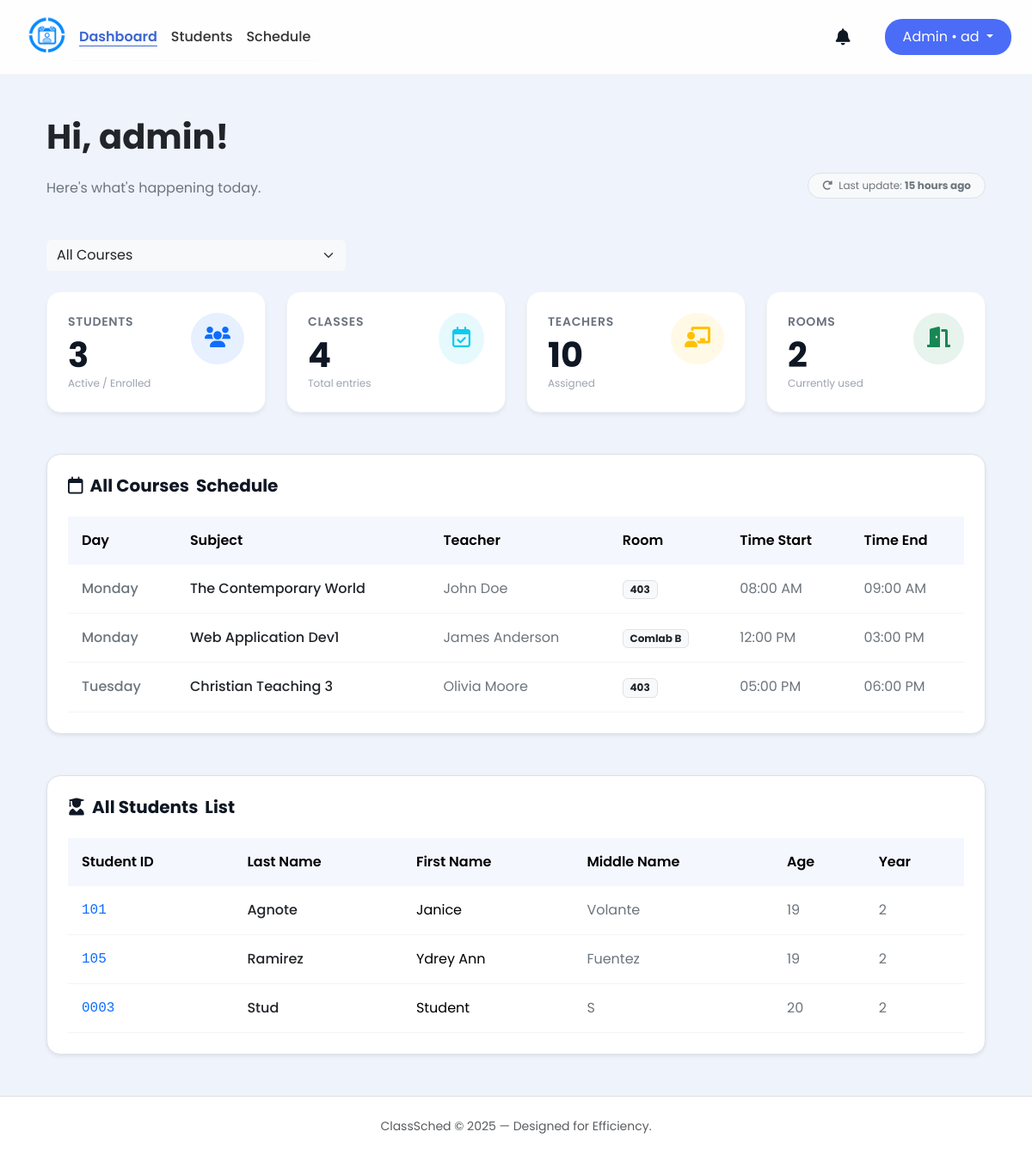
Page /src/admin_dashboard.php (signed in) on the committed database.
### tables this page shows
CREATE TABLE admin_system_log (
        id INTEGER PRIMARY KEY CHECK (id = 1),
        last_activity DATETIME DEFAULT CURRENT_TIMESTAMP
    );

CREATE TABLE schedules (
        id INTEGER PRIMARY KEY AUTOINCREMENT,
        day TEXT NOT NULL,
        subject_id INTEGER NOT NULL,
        teacher_id INTEGER NOT NULL,
        room TEXT(10),
        time_start TIME,
        time_end TIME,
        course_id INTEGER NOT NULL,

        FOREIGN KEY (teacher_id) REFERENCES teachers(id),
        FOREIGN KEY (course_id) REFERENCES courses(id),
        FOREIGN KEY (subject_id) REFERENCES subjects(id)
    );

CREATE TABLE students (
        id INTEGER PRIMARY KEY AUTOINCREMENT,
        user_id INTEGER UNIQUE,
        student_number TEXT(50) NOT NULL,
        last_name TEXT(50) NOT NULL,
        first_name TEXT(50),
        middle_name TEXT(50),
        age INTEGER,
        phone_number TEXT(20),
        course_id INTEGER NOT NULL,
        year_level INTEGER,
        email TEXT(255) UNIQUE,
        last_notification_check DATETIME DEFAULT "1970-01-01 00:00:00",
        FOREIGN KEY (user_id) REFERENCES users(id),
        FOREIGN KEY (course_id) REFERENCES courses(id)
    );

### src/notification.php (called while the page is built, shortened)
<?php
function notif($role = null, $handle_actions = true) {
    $user = $_SESSION["user"];
    $user_id = $user['id'];
    $db = get_db();
    if ($role === 'admin') {
        $last_check_row = $db->querySingle("SELECT last_notification_check FROM users WHERE id = $user_id", true);
        $last_click = ($last_check_row && $last_check_row['last_notification_check']) ? $last_check_row['last_notification_check'] : '1970-01-01 00:00:00';
        $stmt_count = $db->prepare("
            SELECT COUNT(*) FROM notifications
            WHERE is_read = 0
            AND created_at > :last_click
            AND (message LIKE '%bio%' OR message LIKE '%phone%')
        ");
        $stmt_count->bindValue(':last_click', $last_click, SQLITE3_TEXT);
        $unread_count = $stmt_count->execute()->fetchArray()[0];
        $stmt_highlight = $db->prepare("
            SELECT COUNT(*) FROM notifications
            WHERE is_read = 0
            AND (message LIKE '%bio%' OR message LIKE '%phone%')
        ");
        $highlight_count = $stmt_highlight->execute()->fetchArray()[0];
        $notif_result = $db->query("
            SELECT n.*, s.first_name, s.last_name
            FROM notifications n
            LEFT JOIN students s ON n.student_id = s.id
            WHERE (n.message LIKE '%bio%' OR n.message LIKE '%phone%')
            ORDER BY n.created_at DESC LIMIT 10
        ");
    }
    $notifications = [];
    if (isset($notif_result) && $notif_result) {
        while ($row = $notif_result->fetchArray(SQLITE3_ASSOC)) {
            $notifications[] = $row;
        }
    }
    return [
        'unread_count' => $unread_count ?? 0,
        'notifications' => $notifications,
        'highlight_count' => $highlight_count ?? 0
    ];
}

### src/admin_dashboard.php (the view, shortened to what this page needs)
<?php
require_once __DIR__ ."/notification.php";
$db = get_db();
$user = $_SESSION["user"];
$selected_course = isset($_GET['course_id']) ? (int)$_GET['course_id'] : COURSE_ALL;
switch ($selected_course) {
    default:
        $course_name = "All Courses";
        $student_title = "All Students";
        break;
}
if ($selected_course === COURSE_ALL) {
    $student_enrolled = $db->querySingle("SELECT COUNT(id) FROM students");
    $classes_count = $db->querySingle("SELECT COUNT(id) FROM schedules");
    $teachers_count = $db->querySingle("SELECT COUNT(id) FROM teachers");
    $rooms_count = $db->querySingle("SELECT COUNT(DISTINCT room) FROM schedules WHERE room IS NOT NULL AND room != ''");
}
$last_update_text = "Just now";
$last_activity_row = $db->querySingle("SELECT last_activity FROM admin_system_log WHERE id = 1", true);
if ($last_activity_row) {
    $last_update_ts = (int)$last_activity_row['last_activity'];
    $time_diff = time() - $last_update_ts;
    if ($time_diff < 60) {
        $last_update_text = "Just now";
    } else {
        $tokens = [
            31536000 => 'year',
            2592000 => 'month',
            604800 => 'week',
            86400 => 'day',
            3600 => 'hour',
            60 => 'minute',
            1 => 'second'
        ];
        foreach ($tokens as $unit => $text) {
            if ($time_diff < $unit) continue;
            $numberOfUnits = floor($time_diff / $unit);
            $last_update_text = $numberOfUnits . ' ' . $text . (($numberOfUnits > 1) ? 's' : '') . ' ago';
            break;
        }
    }
}
$sql_sched = "
    SELECT
        sch.*,
        sub.subject_name AS subject_name_display,
        t.name AS teacher_name_display
    FROM schedules sch
    LEFT JOIN subjects sub ON sch.subject_id = sub.id
    LEFT JOIN teachers t ON sch.teacher_id = t.id
";
if ($selected_course !== COURSE_ALL) {
    $sql_sched .= " WHERE sch.course_id = :course_id";
} else {
    $sql_sched .= " GROUP BY sch.subject_id, sch.teacher_id, sch.room, sch.time_start, sch.time_end, sch.day";
}
$sql_sched .= " ORDER BY sch.time_start ASC";
$stmt = $db->prepare($sql_sched);
$sched_result = $stmt->execute();
$sql_students = "SELECT * FROM students";
$sql_students .= " ORDER BY last_name ASC";
$stmt_students = $db->prepare($sql_students);
$students_result = $stmt_students->execute();
        ?>
<!DOCTYPE html>
<html lang="en">
<head>
    <link href="https://cdn.jsdelivr.net/npm/bootstrap@5.3.3/dist/css/bootstrap.min.css" rel="stylesheet">
    <link href="https://cdnjs.cloudflare.com/ajax/libs/font-awesome/6.0.0/css/all.min.css" rel="stylesheet">
    <link rel="stylesheet" href="../styles/admin_dashboard.css">
    <link rel="stylesheet" href="../styles/admin.css">
    <link rel="stylesheet" href="../styles/notification.css">
</head>
<body class="d-flex flex-column min-vh-100 position-relative">
    <nav class="navbar navbar-expand-sm sticky-top">
        <div class="container-fluid px-4">
            <div class="d-flex align-items-center">
                <a class="navbar-brand me-0" href="admin_dashboard.php">
                    <img src="../img/logo.png" width="60" height="60">
                </a>
            </div>
            <div class="offcanvas offcanvas-start" tabindex="-1" id="offcanvasNavbar" aria-labelledby="offcanvasNavbarLabel">
                <div class="offcanvas-body">
                    <ul class="navbar-nav justify-content-start flex-grow-1 pe-3">
                        <li class="nav-item"><a class="nav-link active" href="admin_dashboard.php">Dashboard</a></li>
                        <li class="nav-item"><a class="nav-link" href="admin_student_manage.php">Students</a></li>
                        <li class="nav-item"><a class="nav-link" href="admin_schedule.php">Schedule</a></li>
                    </ul>
                </div>
            </div>
            <div class="d-flex align-items-center gap-3">
                <div class="dropdown notification-container me-4 position-relative">
                    <i class="fa-solid fa-bell dropdown-toggle"
                       id="notificationDropdown"
                       data-bs-toggle="dropdown"
                       aria-expanded="false"
                       style="font-size: 1.2rem;">
                    </i>
                </div>
                <div class="dropdown">
                    <button class="btn btn-admin dropdown-toggle" type="button" data-bs-toggle="dropdown">
                        <span class="admin-text">Admin • </span><?php echo htmlspecialchars(substr($user["username"], 0, 2)); ?>
                    </button>
                </div>
            </div>
        </div>
    </nav>
    <div class="container px-4 py-5">
        <div class="row align-items-end mb-5">
            <div class="col-md-6">
                <h1 class="fw-bold text-dark mb-4">Hi, <?php echo htmlspecialchars($user["username"]); ?>!</h1>
                <p class="text-secondary mb-0">Here's what's happening today.</p>
            </div>
            <div class="col-md-6 text-md-end mt-3 mt-md-0">
                <span class="badge bg-light text-secondary border px-3 py-2 rounded-pill fw-normal">
                    <i class="fa-solid fa-rotate-right me-1"></i> Last update: <strong id="last_update_display"><?php echo $last_update_text; ?></strong>
                </span>
            </div>
        </div>
        <div class="row mb-4">
            <div class="col-md-4">
                <select id="course_select" class="form-select bg-light border-0" style="cursor: pointer;" onchange="fetchDashboardData(this.value)">
                    <option value="<?php echo COURSE_ALL; ?>" <?php if($selected_course == COURSE_ALL) echo 'selected'; ?>>All Courses</option>
                </select>
            </div>
        </div>
        <div class="row g-4 mb-5">
            <div class="col-md-3">
                <div class="stats-card">
                    <div class="d-flex justify-content-between align-items-start">
                        <div>
                            <div class="stats-label">Students</div>
                            <div class="stats-number" id="stat_students"><?php echo $student_enrolled; ?></div>
                            <div class="stats-sub">Active / Enrolled</div>
                        </div>
                        <div class="rounded-circle bg-primary bg-opacity-10 text-primary p-3">
                            <i class="fa-solid fa-users fs-4"></i>
                        </div>
                    </div>
                </div>
            </div>
            <div class="col-md-3">
                <div class="stats-card">
                    <div class="d-flex justify-content-between align-items-start">
                        <div>
                            <div class="stats-label">Classes</div>
                            <div class="stats-number" id="stat_classes"><?php echo $classes_count; ?></div>
                            <div class="stats-sub">Total entries</div>
                        </div>
                        <div class="rounded-circle bg-info bg-opacity-10 text-info p-3">
                            <i class="fa-regular fa-calendar-check fs-4"></i>
                        </div>
                    </div>
                </div>
            </div>
            <div class="col-md-3">
                <div class="stats-card">
                    <div class="d-flex justify-content-between align-items-start">
                        <div>
                            <div class="stats-label">Teachers</div>
                            <div class="stats-number" id="stat_teachers"><?php echo $teachers_count; ?></div>
                            <div class="stats-sub">Assigned</div>
                        </div>
                        <div class="rounded-circle bg-warning bg-opacity-10 text-warning p-3">
                            <i class="fa-solid fa-chalkboard-user fs-4"></i>
                        </div>
                    </div>
                </div>
            </div>
            <div class="col-md-3">
                <div class="stats-card">
                    <div class="d-flex justify-content-between align-items-start">
                        <div>
                            <div class="stats-label">Rooms</div>
                            <div class="stats-number" id="stat_rooms"><?php echo $rooms_count; ?></div>
                            <div class="stats-sub">Currently used</div>
                        </div>
                        <div class="rounded-circle bg-success bg-opacity-10 text-success p-3">
                            <i class="fa-solid fa-door-open fs-4"></i>
                        </div>
                    </div>
                </div>
            </div>
        </div>
        <div class="bg-white rounded-4 shadow-sm border p-4 mb-5">
            <h5 class="fw-bold mb-4 d-flex align-items-center gap-2">
                <i class="fa-regular fa-calendar text-brand-blue"></i>
                <span id="header_course_name"><?php echo $course_name; ?></span> Schedule
            </h5>
            <div class="table-responsive">
                <table class="table custom-table table-hover mb-0">
                    <thead>
                        <tr>
                            <th>Day</th>
                            <th>Subject</th>
                            <th>Teacher</th>
                            <th>Room</th>
                            <th>Time Start</th>
                            <th>Time End</th>
                        </tr>
                    </thead>
                    <tbody id="schedule_table_body">
                        <?php while ($row = $sched_result->fetchArray(SQLITE3_ASSOC)): ?>
                        <tr>
                            <td class="fw-medium text-secondary"><?php echo htmlspecialchars($row['day'] ?? '--'); ?></td>
                            <td class="fw-medium text-dark"><?php echo htmlspecialchars($row['subject_name_display'] ?? 'Unknown Subject'); ?></td>
                            <td class="text-secondary"><?php echo htmlspecialchars($row['teacher_name_display'] ?? 'Unknown Teacher'); ?></td>
                            <td><span class="badge bg-light text-dark border"><?php echo htmlspecialchars($row['room'] ?? 'TBA'); ?></span></td>
                            <td class="text-secondary">
                                <?php echo !empty($row['time_start']) ? date("h:i A", strtotime($row['time_start'])) : '--:--'; ?>
                            </td>
                            <td class="text-secondary">
                                <?php echo !empty($row['time_end']) ? date("h:i A", strtotime($row['time_end'])) : '--:--'; ?>
                            </td>
                        </tr>
                        <?php endwhile; ?>
                    </tbody>
                </table>
            </div>
        </div>
        <div class="bg-white rounded-4 shadow-sm border p-4">
            <h5 class="fw-bold mb-4 d-flex align-items-center gap-2">
                <i class="fa-solid fa-user-graduate text-brand-blue"></i>
                <span id="header_student_title"><?php echo $student_title; ?></span> List
            </h5>
            <div class="table-responsive">
                <table class="table custom-table table-hover mb-0">
                    <thead>
                        <tr>
                            <th>Student ID</th>
                            <th>Last Name</th>
                            <th>First Name</th>
                            <th>Middle Name</th>
                            <th>Age</th>
                            <th>Year</th>
                        </tr>
                    </thead>
                    <tbody id="student_table_body">
                        <?php while ($student = $students_result->fetchArray(SQLITE3_ASSOC)): ?>
                        <tr>
                            <td class="fw-medium font-monospace text-primary"><?php echo htmlspecialchars($student['student_number'] ?? '--'); ?></td>
                            <td class="fw-medium text-dark"><?php echo htmlspecialchars($student['last_name'] ?? '--'); ?></td>
                            <td><?php echo htmlspecialchars($student['first_name'] ?? '--'); ?></td>
                            <td class="text-secondary"><?php echo htmlspecialchars($student['middle_name'] ?? '--'); ?></td>
                            <td class="text-secondary"><?php echo htmlspecialchars($student['age'] ?? '--'); ?></td>
                            <td class="text-secondary"><?php echo htmlspecialchars($student['year_level'] ?? '--'); ?></td>
                        </tr>
                        <?php endwhile; ?>
                    </tbody>
                </table>
            </div>
        </div>
    </div>
    <footer class="bg-white border-top py-4 text-center">
        <div class="container">
            <p class="text-muted small mb-0">ClassSched © 2025 — Designed for Efficiency.</p>
        </div>
    </footer>
</body>
</html>

### rows in the picture
admin_system_log: last_activity "15 hours ago"
schedules: day "Monday", subject_name_display "The Contemporary World", teacher_name_display "John Doe", room "403", time_start "08:00 AM", time_end "09:00 AM"
schedules: day "Monday", subject_name_display "Web Application Dev1", teacher_name_display "James Anderson", room "Comlab B", time_start "12:00 PM", time_end "03:00 PM"
schedules: day "Tuesday", subject_name_display "Christian Teaching 3", teacher_name_display "Olivia Moore", room "403", time_start "05:00 PM", time_end "06:00 PM"
students: student_number "101", last_name "Agnote", first_name "Janice", middle_name "Volante", age "19", year_level "2"
students: student_number "105", last_name "Ramirez", first_name "Ydrey Ann", middle_name "Fuentez", age "19", year_level "2"
students: student_number "0003", last_name "Stud", first_name "Student", middle_name "S", age "20", year_level "2"

### other values in the picture
substr($user["username"], 0, 2) "ad"
$user["username"] "admin"
$student_enrolled "3"
$classes_count "4"
$teachers_count "10"
$rooms_count "2"
$course_name "All Courses"
$student_title "All Students"
